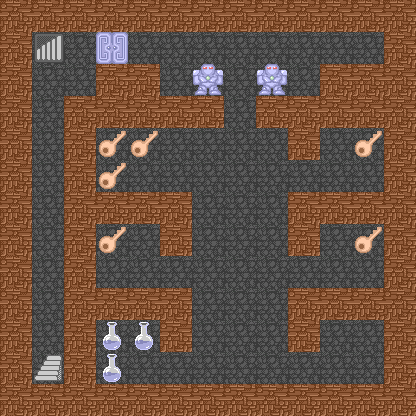

This is a level from a 2D game, rendered from its Tiled map with the project's own tilesets. A one-line summary and the map file follow, with tile-layer data summarised:
An orthogonal 13x13 tile map with 32x32 px tiles, 4 tile layers (floor, item, enemy, door), 4 tilesets.

<map version="1.0" orientation="orthogonal" width="13" height="13" tilewidth="32" tileheight="32">
 <tileset firstgid="1" name="floor" tilewidth="32" tileheight="32">
  <image source="wall.png" width="256" height="288" />
 </tileset>
 <tileset firstgid="73" name="item" tilewidth="32" tileheight="32">
  <image source="item.png" width="128" height="512" />
 </tileset>
 <tileset firstgid="137" name="sprite" tilewidth="32" tileheight="32">
  <image source="sprite.png" width="128" height="2048" />
 </tileset>
 <tileset firstgid="393" name="door" tilewidth="32" tileheight="32">
  <image source="door.png" width="128" height="160" />
 </tileset>
 <layer name="floor" width="13" height="13">
  <data>[169 cells, 169 non-empty, 2 distinct tile ids]</data>
 </layer>
 <layer name="item" width="13" height="13">
  <data>[169 cells, 9 non-empty, 2 distinct tile ids]</data>
 </layer>
 <layer name="enemy" width="13" height="13">
  <data>[169 cells, 2 non-empty, 1 distinct tile ids]</data>
 </layer>
 <layer name="door" width="13" height="13">
  <data>[169 cells, 3 non-empty, 3 distinct tile ids]</data>
 </layer>
</map>